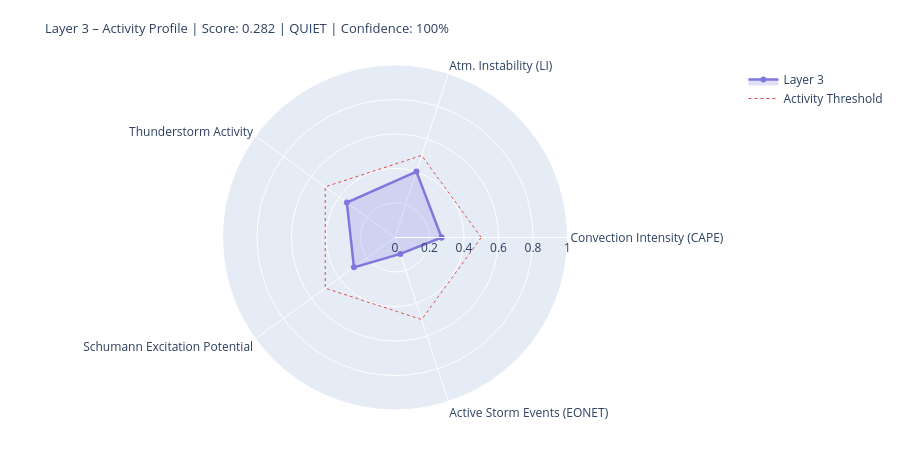

Notebook code cell kept with this figure:
### Markdown cell above
---
## 4. State Assessment & Handoff to Layer 4/5

### Code cell
# ============================================================
# LAYER-3-SCORE
# Five dynamic components
# ============================================================

def norm(v, lo, hi):
    if v is None or (isinstance(v, float) and math.isnan(v)): return None
    return round(max(0.0, min(1.0, (v - lo) / (hi - lo))), 4)

# --- 1) Convection intensity (global CAPE mean) ---
cape_mean = df_atm['cape'].dropna().mean() if not df_atm.empty else None
conv_score = norm(cape_mean, 0, 3000)
conv_src   = 'primary' if cape_mean is not None else 'missing'

# --- 2) Atmospheric instability (LI mean) ---
li_mean   = df_atm['li'].dropna().mean() if not df_atm.empty else None
# Negative LI = unstable → higher score
instab_score = norm(-li_mean if li_mean is not None else None, -6, 6)
instab_src   = 'primary' if li_mean is not None else 'missing'

# --- 3) Thunderstorm activity (mean thunder score + WMO count) ---
thunder_mean = df_atm['thunder_score'].mean() if not df_atm.empty else None
n_thunder    = int(df_atm['thunderstorm'].sum()) if not df_atm.empty else 0
thunder_score_val = norm(
    (thunder_mean or 0) * 0.7 + n_thunder * 0.1, 0, 1.0
) if thunder_mean is not None else None
thunder_src = 'primary'

# --- 4) Schumann excitation potential (weighted Schumann contribution) ---
schumann_pot = df_atm['schumann_contribution'].mean() if not df_atm.empty else None
# Boosted by Layer-2 thunderstorm trigger
if schumann_pot is not None and l2_thunder:
    schumann_pot = min(1.0, schumann_pot * 1.2)
schumann_score = norm(schumann_pot, 0, 1.0) if schumann_pot is not None else None
schumann_src   = 'derived'

# --- 5) Storm activity (NASA EONET) ---
# Distinction: None = data not loaded, 0.0 = loaded but no events
storm_score = None
storm_src   = 'missing'
if raw.get('storms') is not None:          # API reached successfully
    storm_score = norm(len(storm_events), 0, 30) if storm_events else 0.0
    storm_src   = 'primary'

# X-Ray and Kp: context only, not in dynamic score
# (X-Ray = Layer-0/4 driver; Kp = geomagnetic index, not a lightning proxy)
xray_context = None
if raw.get('xray'):
    df_xc = pd.DataFrame(raw['xray'])
    fc = next((c for c in df_xc.columns
               if any(k in c.lower() for k in ['flux','long']) and 'time' not in c.lower()),
              df_xc.columns[1])
    df_xc[fc] = pd.to_numeric(df_xc[fc], errors='coerce')
    xray_last = df_xc[fc].dropna().iloc[-1] if not df_xc[fc].dropna().empty else None
    if xray_last:
        xray_class = ('X' if xray_last>=1e-4 else 'M' if xray_last>=1e-5
                      else 'C' if xray_last>=1e-6 else 'B')
        xray_context = {'flux': float(xray_last), 'class': xray_class}
        print(f'X-Ray context: {xray_class}-class ({xray_last:.2e} W/m²)')

# --- Aggregate ---
COMPONENTS = {
    'Convection Intensity (CAPE)':  {'score': conv_score,       'source': conv_src,    'dynamic': True},
    'Atm. Instability (LI)':         {'score': instab_score,     'source': instab_src,  'dynamic': True},
    'Thunderstorm Activity':              {'score': thunder_score_val, 'source': thunder_src, 'dynamic': True},
    'Schumann Excitation Potential':   {'score': schumann_score,   'source': schumann_src,'dynamic': True},
    'Active Storm Events (EONET)': {'score': storm_score,      'source': storm_src,   'dynamic': True},
}

available   = {k: v['score'] for k, v in COMPONENTS.items() if v['score'] is not None}
unavailable = [k for k, v in COMPONENTS.items() if v['score'] is None]
layer3_score = round(sum(available.values()) / len(available), 4) if available else None
confidence   = round(len(available) / len(COMPONENTS), 2)
level = ('unknown' if layer3_score is None
         else 'quiet'   if layer3_score < 0.3
         else 'moderate' if layer3_score < 0.6
         else 'active')
dominant_l3 = max(available, key=available.get) if available else 'none'

# --- Ausgabe ---
W = 68
print('=' * W)
print('LAYER 3 – ATMOSPHERE / WEATHER / THUNDERSTORMS – STATE ASSESSMENT')
print('=' * W)
for name, comp in COMPONENTS.items():
    s = comp['score']
    if s is not None:
        bar = '█' * int(s * 20) + '░' * (20 - int(s * 20))
        print(f'  {name:<36} {bar}  {s:.3f}  [{comp["source"]}]')
    else:
        print(f'  {name:<36} {"─" * 20}  n/a   [missing]')
print('-' * W)
print(f'  Score:        {layer3_score:.3f}  ({len(available)}/{len(COMPONENTS)} components)')
print(f'  Confidence:   {confidence:.0%}')
print(f'  Level:        {level.upper()}')
print(f'  Dominant:     {dominant_l3}')
print(f'  CAPE mean:    {cape_mean:.0f} J/kg' if cape_mean else '  CAPE mean:    n/a')
print(f'  LI mean:      {li_mean:.1f} K' if li_mean is not None else '  LI mean:      n/a')
print(f'  Thunderstorms:{n_thunder} points (WMO)  +  {len(storm_events)} NASA EONET')
print('=' * W)

# Radar
cats   = list(available.keys())
vals_r = list(available.values())
if len(cats) >= 3:
    fig = go.Figure()
    fig.add_trace(go.Scatterpolar(
        r=vals_r + [vals_r[0]], theta=cats + [cats[0]],
        fill='toself', fillcolor='rgba(127,119,221,0.22)',
        line=dict(color='#7F77DD', width=2.5), name='Layer 3'
    ))
    fig.add_trace(go.Scatterpolar(
        r=[0.5] * (len(cats)+1), theta=cats + [cats[0]],
        line=dict(color='#E24B4A', dash='dot', width=1),
        mode='lines', name='Activity Threshold'
    ))
    fig.update_layout(
        title=dict(
            text=f'Layer 3 – Activity Profile | Score: {layer3_score:.3f} | {level.upper()} | Confidence: {confidence:.0%}',
            font=dict(size=13)
        ),
        polar=dict(radialaxis=dict(visible=True, range=[0, 1])),
        height=450, showlegend=True,
        margin=dict(l=60, r=60, t=65, b=40)
    )
    fig.show()

### Figure 1 — Plotly figure (JSON) as saved in the notebook; plotly's stock layout.template omitted (floating-point values rounded to 4 significant figures)
{"data": [{"fill": "toself", "fillcolor": "rgba(127,119,221,0.22)", "line": {"color": "#7F77DD", "width": 2.5}, "name": "Layer 3", "r": [0.27, 0.4017, 0.345, 0.2942, 0.1, 0.27], "theta": ["Convection Intensity (CAPE)", "Atm. Instability (LI)", "Thunderstorm Activity", "Schumann Excitation Potential", "Active Storm Events (EONET)", "Convection Intensity (CAPE)"], "type": "scatterpolar"}, {"line": {"color": "#E24B4A", "dash": "dot", "width": 1}, "mode": "lines", "name": "Activity Threshold", "r": [0.5, 0.5, 0.5, 0.5, 0.5, 0.5], "theta": ["Convection Intensity (CAPE)", "Atm. Instability (LI)", "Thunderstorm Activity", "Schumann Excitation Potential", "Active Storm Events (EONET)", "Convection Intensity (CAPE)"], "type": "scatterpolar"}], "layout": {"height": 450, "margin": {"b": 40, "l": 60, "r": 60, "t": 65}, "polar": {"radialaxis": {"range": [0, 1], "visible": true}}, "showlegend": true, "title": {"font": {"size": 13}, "text": "Layer 3 – Activity Profile | Score: 0.282 | QUIET | Confidence: 100%"}}}
